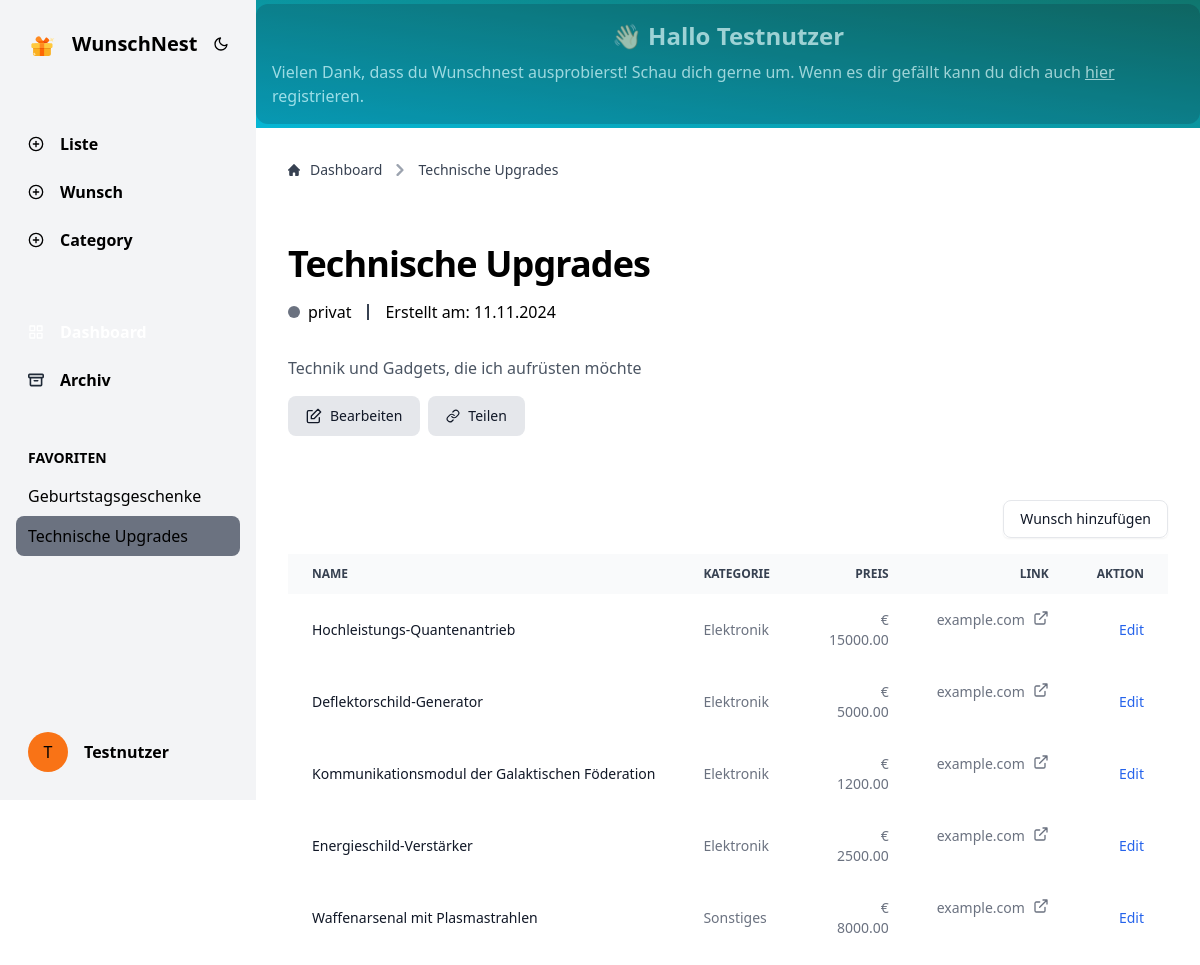
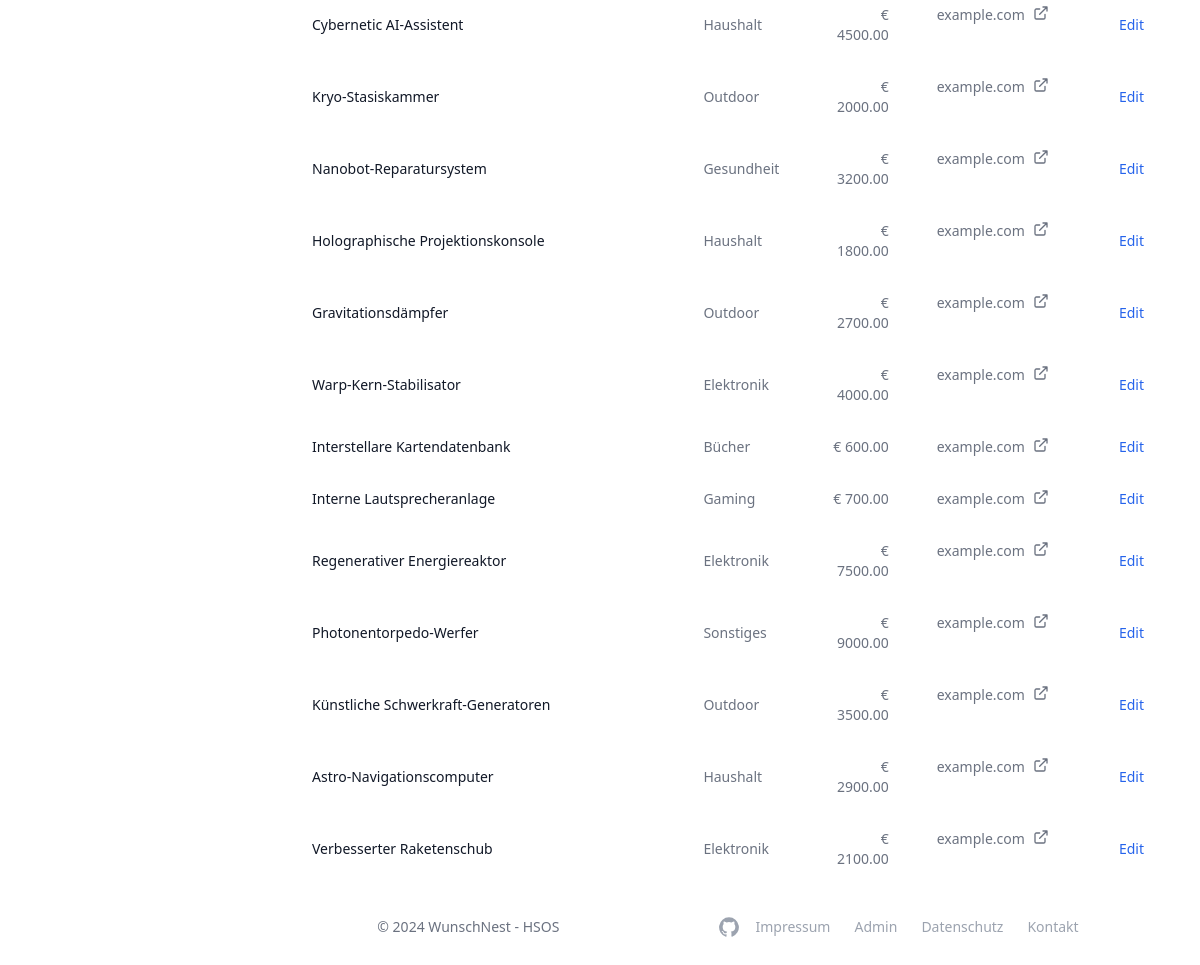
Screenshot of /index.php?page=wishlist&wishlist_id=3 with the database file from the repository (2 pictures, top to bottom).
### tables this page shows
CREATE TABLE IF NOT EXISTS wishlist (
     
    wishlist_id INT AUTO_INCREMENT PRIMARY KEY,
     
    user_id INT NOT NULL,
     
    name VARCHAR(255) NOT NULL,
     
    description TEXT,
     
    target_date DATE,
     
    is_favorite BOOLEAN DEFAULT FALSE,
     
    is_archived BOOLEAN DEFAULT FALSE,
     
    is_public BOOLEAN DEFAULT FALSE,
     
    share_token VARCHAR(64) DEFAULT NULL,
     
    created_at TIMESTAMP DEFAULT CURRENT_TIMESTAMP,
     
    FOREIGN KEY (user_id) REFERENCES users(user_id) ON DELETE CASCADE
);

CREATE TABLE IF NOT EXISTS wish (
     
    wish_id INT PRIMARY KEY AUTO_INCREMENT,
     
    wishlist_id INT NOT NULL,
     
    name VARCHAR(255) NOT NULL,
     
    price DECIMAL(10, 2) DEFAULT 0.00,
     
    category_id int,
     
    description TEXT,
     
    url VARCHAR(255),
     
    image_url VARCHAR(255),
     
    created_at TIMESTAMP DEFAULT CURRENT_TIMESTAMP,
     
    is_fulfilled BOOLEAN DEFAULT FALSE,
     
    fulfilled_at DATETIME DEFAULT NULL,
     
    fulfilled_by VARCHAR(255),
     
    FOREIGN KEY (wishlist_id) REFERENCES WISHLIST(wishlist_id) ON DELETE CASCADE,
     
    FOREIGN KEY (wishlist_id) REFERENCES WISHLIST(wishlist_id)
);

CREATE TABLE IF NOT EXISTS category (
     
    category_id INT PRIMARY KEY AUTO_INCREMENT,
     
    name VARCHAR(255) NOT NULL,
     
    user_id INT NOT NULL,
     
    FOREIGN KEY (user_id) REFERENCES USERS(user_id) ON DELETE CASCADE
);

### components/elements/wishlist-table-item.php (the view, shortened to what the rows shown need)
<?php
function wishlistTableItem($name, $category, $price, $link = null)
{
    $template = file_get_contents(BASE_PATH . '/components/templates/wishlist-table-item.html');
    if ($link == null) {
        $link = "";
    } else {
        $parsedUrl = parse_url($link);
        $host = $parsedUrl['host'] ?? '';
        $link = '<a class="hover:text-orange-500 flex gap-2" href="' . $link . '" target="_blank" class="text-blue-600 hover:underline dark:text-blue-500">' . $host . '<svg xmlns="http://www.w3.org/2000/svg" width="16" height="16" viewBox="0 0 24 24" fill="none" stroke="currentColor" stroke-width="2" stroke-linecap="round" stroke-linejoin="round"><g fill="none" fill-rule="evenodd"><path d="M18 14v5a2 2 0 0 1-2 2H5a2 2 0 0 1-2-2V8c0-1.1.9-2 2-2h5M15 3h6v6M10 14L20.2 3.8"/></g></svg></a>';
    }
    $html = str_replace('{{name}}', $name, $template);
    $html = str_replace('{{category}}', $category, $html);
    $html = str_replace('{{price}}', $price, $html);
    $html = str_replace('{{link}}', $link, $html);
    return $html;
}

### app/views/wishlist.php (shortened to what the rows shown need)
<?php
include_once BASE_PATH . '/app/config/database.php';
include_once BASE_PATH . '/app/controllers/WishlistController.php';
include_once BASE_PATH . '/app/controllers/UserController.php';
include_once BASE_PATH . '/app/controllers/CategoryController.php';
include_once BASE_PATH . '/app/controllers/WishController.php';
$pdo = getDatabaseConnection();
$wishlistController = new WishlistController($pdo);
$userController = new UserController($pdo);
$categoryController = new CategoryController($pdo);
$wishController = new WishController($pdo);
if (isset($_SESSION['username'])) {
    $user = $userController->getUserByUsername($_SESSION['username']);
    $user_id = $user['user_id'];
} else {
    $user_id = 1;
}
$wishlist = $wishlistController->getWishlist($_GET['wishlist_id']);
$favorites = $wishlistController->getFavoritesByUser($user_id);
include BASE_PATH . '/components/includes/basic-head.php';
?>
</head>
<body>
    <div class="flex dark:bg-gray-900 dark:text-white">
        <?php
        include BASE_PATH . '/components/includes/dashboard-sidebar.php';
        ?>
        <div class="w-full flex flex-col">
            <?php
            if (!isset($_SESSION['username'])) {
            ?>
                <div class="flex justify-center items-center h-32 bg-teal-700 bg-gradient-to-tr from-cyan-500">
                    <?php
                    include_once BASE_PATH . '/components/elements/test-user-info.php';
                    ?>
                </div>
            <?php
            }
            ?>
            <div class="mx-auto w-full max-w-screen-xl flex flex-col flex-grow p-8 pb-0">
                <?php
                include BASE_PATH . '/components/elements/dashboard-breadcrumb.php';
                echo dashboard_breadcrumb(false, $wishlist);
                ?>
                <div class="mb-16">
                    <h1 class="text-4xl font-bold tracking-tight mb-4"><?php echo $wishlist['name'] ?></h1>
                    <div class="flex gap-4 dark:text-gray-400 justify-start items-center">
                        <div class="flex items-center gap-1">
                            <span class="flex w-3 h-3 me-1 <?php echo $wishlist['is_public'] == 1 ? 'bg-green-500' : 'bg-gray-500' ?>  rounded-full"></span>
                            <?php echo $wishlist['is_public'] == 1 ? 'öffentlich' : 'privat' ?>
                        </div>
                        <div class="h-4 w-[2px] bg-gray-700"></div>
                        <div>
                            Erstellt am: <?php echo date_create($wishlist['created_at'])->format('d.m.Y') ?>
                        </div>
                    </div>
                    <p class="text-gray-600 dark:text-gray-200 mt-8">
                        <?php echo $wishlist['description'] ?>
                    </p>
                    <div class="mt-4 flex gap-2">
                        <button class=" flex-shrink-0 inline-flex items-center justify-center p-0.5 overflow-hidden text-sm font-medium text-gray-900 dark:text-gray-400 rounded-lg bg-gray-200 dark:bg-gray-800 dark:hover:bg-cyan-700 dark:active:bg-cyan-800  hover:text-white dark:hover:text-white">
                            <span class="relative px-4 py-2 inline-flex gap-2 items-center rounded-md">
                                Bearbeiten
                            </span>
                        </button>
                        <button id="share-list-button" data-wishlist-id="<?php echo $wishlist['wishlist_id'] ?>" data-share-link="<?php echo 'http://localhost/index.php?page=share&token=' . $wishlist['share_token'] ?>" class="flex-shrink-0 inline-flex items-center justify-center p-0.5 overflow-hidden text-sm font-medium text-gray-900 dark:text-gray-400 rounded-lg bg-gray-200 dark:bg-gray-800 hover:bg-gradient-to-br hover:from-orange-500 hover:to-red-600 hover:text-white dark:hover:text-white dark:active:from-red-600 dark:active:to-red-600">
                            <span class="relative px-4 py-2 inline-flex gap-2 items-center rounded-md">
                                <span id="share-info">
                                    <?php echo $wishlist['is_public'] == 1 ? 'Link Kopieren' : 'Teilen' ?>
                                </span>
                            </span>
                        </button>
                    </div>
                </div>
                <div class=" mb-4 flex justify-between align-middle items-center ">
                    <div class="inline-flex rounded-md items-center shadow-sm" role="group">
                        <a href="index.php?page=create&type=wish&wishlist_id=<?php echo $wishlist['wishlist_id'] ?>">
                            <button type="button" class="py-2 px-4 text-sm font-small text-gray-900 focus:outline-none bg-white rounded-lg border border-gray-200 hover:bg-gray-100 hover:text-blue-700 focus:z-10 focus:ring-4 focus:ring-gray-100 dark:focus:ring-gray-700 dark:bg-gray-800 dark:text-gray-400 dark:border-gray-700 dark:hover:text-white dark:hover:bg-green-700">Wunsch hinzufügen</button>
                        </a>
                    </div>
                </div>
                <div>
                    <table class="w-full text-left text-sm text-gray-500 dark:text-gray-400 rtl:text-right">
                        <thead class="bg-gray-50 text-xs uppercase text-gray-700 dark:bg-gray-700 dark:text-gray-400">
                            <tr>
                                <th scope="col" class="px-6 py-3">
                                    Name
                                </th>
                                <th scope="col" class="px-6 py-3">
                                    Kategorie
                                </th>
                                <th scope="col" class="px-6 py-3 text-right">
                                    Preis
                                </th>
                                <th scope="col" class="px-6 py-3 text-right">
                                    Link
                                </th>
                                <th scope="col" class="px-6 py-3 text-right">
                                    Aktion
                                </th>
                            </tr>
                        </thead>
                        <tbody>
                            <?php
                            $wishlistItems = $wishController->getWishesByWishlist($wishlist['wishlist_id']);
                            include BASE_PATH . '/components/elements/wishlist-table-item.php';
                            foreach ($wishlistItems as $row) {
                                $categoryName = $row['category_id'] ?? "";
                                if (!empty($categoryName)) {
                                    $category = $categoryController->getCategoryByID($categoryName);
                                    $categoryName = $category['name'];
                                }
                                $row['category'] = $categoryName;
                                echo wishlistTableItem($row['name'], $row['category'], $row['price'], $row['url']);
                            }
                            ?>
                        </tbody>
                    </table>
                </div>
                <div class="mt-auto">
                    <?php
                    include BASE_PATH . '/components/includes/footer.php';
                    ?>
                </div>
            </div>
        </div>
    </div>
</body>
</html>

### components/includes/dashboard-sidebar.php (shortened to what the rows shown need)
<?php
$active = 'bg-gray-500 dark:bg-gray-900 hover:shadow-md';
?>
<div class="sticky">
    <nav id="sidebar" class="select-none flex-start sticky top-0 flex h-screen w-64 flex-col justify-between gap-4 border-gray-200 bg-gray-100 px-4 py-4 dark:bg-gray-800 dark:text-white">
        <div class="active flex items-center gap-4 rounded-lg p-3">
            <a class="lottie-hover-target flex items-center gap-4" href="/">
                <div class="lottie-animation size-7">
                </div>
                <span class="self-center whitespace-nowrap text-xl font-semibold dark:text-white">WunschNest</span>
            </a>
            <div id="dark-toggle" class="h-8 w-8 flex items-center justify-center cursor-pointer rounded-full dark:hover:bg-gray-700 hover:bg-gray-100">
            </div>
        </div>
        <div class="flex flex-grow flex-col gap-12 pt-8">
            <ul id="actions">
                <li>
                    <a href="/index.php?page=create&type=list" class="active flex cursor-pointer items-center gap-4 rounded-lg p-3 hover:shadow-md hover:outline-orange-400 dark:hover:bg-orange-700">
                        <span>
                            <svg xmlns="http://www.w3.org/2000/svg" width="16" height="16" viewBox="0 0 24 24" fill="none" stroke="currentColor" stroke-width="2" stroke-linecap="round" stroke-linejoin="round">
                                <circle cx="12" cy="12" r="10"></circle>
                                <line x1="12" y1="8" x2="12" y2="16"></line>
                                <line x1="8" y1="12" x2="16" y2="12"></line>
                            </svg>
                        </span>
                        <h2 class="text-md font-semibold">Liste</h2>
                    </a>
                </li>
                <li>
                    <a href="/index.php?page=create&type=wish" class="active flex cursor-pointer items-center gap-4 rounded-lg p-3 hover:shadow-md hover:outline-orange-400 dark:hover:bg-orange-700">
                        <span>
                            <svg xmlns="http://www.w3.org/2000/svg" width="16" height="16" viewBox="0 0 24 24" fill="none" stroke="currentColor" stroke-width="2" stroke-linecap="round" stroke-linejoin="round">
                                <circle cx="12" cy="12" r="10"></circle>
                                <line x1="12" y1="8" x2="12" y2="16"></line>
                                <line x1="8" y1="12" x2="16" y2="12"></line>
                            </svg>
                        </span>
                        <h2 class="text-md font-semibold">Wunsch</h2>
                    </a>
                </li>
                <li>
                    <a href="/index.php?page=create&type=category" class="active flex cursor-pointer items-center gap-4 rounded-lg p-3 hover:shadow-md hover:outline-orange-400 dark:hover:bg-orange-700">
                        <span>
                            <svg xmlns="http://www.w3.org/2000/svg" width="16" height="16" viewBox="0 0 24 24" fill="none" stroke="currentColor" stroke-width="2" stroke-linecap="round" stroke-linejoin="round">
                                <circle cx="12" cy="12" r="10"></circle>
                                <line x1="12" y1="8" x2="12" y2="16"></line>
                                <line x1="8" y1="12" x2="16" y2="12"></line>
                            </svg>
                        </span>
                        <h2 class="text-md font-semibold">Category</h2>
                    </a>
                </li>
            </ul>
            <ul class="flex flex-col gap-2">
                <li>
                    <a href="<?php echo ($_GET['page'] == 'dashboard') ? '#' : '/index.php?page=dashboard' ?>" class="<?php echo ($_GET['page'] == 'dashboard') ? $active : '' ?> flex items-center gap-4 rounded-lg hover:bg-gray-200 dark:hover:bg-gray-700 p-3 py-2 text-white">
                        <span>
                        </span>
                        <h2 class="text-md font-semibold">Dashboard</h2>
                    </a>
                </li>
                <li>
                    <a href="/index.php?page=archive" class="flex items-center gap-4 rounded-lg p-3 py-2 hover:bg-gray-200 dark:hover:bg-gray-700">
                        <span>
                        </span>
                        <h2 class="text-md font-semibold">Archiv</h2>
                    </a>
                </li>
            </ul>
            <div>
                <h3 class="ml-3 pb-2 text-sm font-semibold uppercase dark:text-gray-500">Favoriten</h3>
                <ul>
                    <?php
                    foreach ($favorites as $favorite) {
                        $currentPage = false;
                        if (isset($_GET['page']) && $_GET['page'] == 'wishlist' && isset($_GET['wishlist_id']) && $_GET['wishlist_id'] == $favorite['wishlist_id']) {
                            $currentPage = true;
                        }
                    ?>
                        <li>
                            <a href="/index.php?page=wishlist&wishlist_id=<?php echo $favorite['wishlist_id'] ?>">
                                <div class="<?php echo $currentPage ? $active : '' ?> flex items-center gap-4 rounded-lg p-3 py-2 hover:bg-gray-200 dark:hover:bg-gray-700">
                                    <h2 class="text-md"><?php echo $favorite['name'] ?></h2>
                                </div>
                            </a>
                        </li>
                    <?php
                    }
                    ?>
                </ul>
            </div>
        </div>
        <div>
            <div class="flex items-center gap-4 p-3">
                <div class="size-10 inline-flex items-center justify-center overflow-hidden rounded-full bg-orange-500">
                    <?php
                    $name = isset($_SESSION['name']) ? $_SESSION['name'] : "Testnutzer";
                    $kuerzel = explode(" ", $name);
                    $kuerzel = array_slice($kuerzel, 0, 2);
                    $kuerzel = implode("", array_map(fn($value) => mb_substr($value, 0, 1), $kuerzel));
                    echo $kuerzel;
                    ?>
                </div>
                <span class="text-md font-semibold"><?php echo $name; ?></span>
            </div>
        </div>
    </nav>
</div>

### rows the page displays
wishlist: name "Geburtstagsgeschenke"
wishlist: name "Technische Upgrades", dashboard_breadcrumb(false, $wishlist) "Dashboard Technische Upgrades", created_at "11.11.2024", description "Technik und Gadgets, die ich aufrüsten möchte"
wish: name+price+url "Hochleistungs-Quantenantrieb Elektronik € 15000.00 Edit", url "example.com"
wish: name+price+url "Deflektorschild-Generator Elektronik € 5000.00 Edit", url "example.com"
wish: name+price+url "Kommunikationsmodul der Galaktischen Föderation Elektronik € 1200.00 Edit", url "example.com"
wish: name+price+url "Energieschild-Verstärker Elektronik € 2500.00 Edit", url "example.com"
wish: name+price+url "Waffenarsenal mit Plasmastrahlen Sonstiges € 8000.00 Edit", url "example.com"
wish: name+price+url "Cybernetic AI-Assistent Haushalt € 4500.00 Edit", url "example.com"
wish: name+price+url "Kryo-Stasiskammer Outdoor € 2000.00 Edit", url "example.com"
wish: name+price+url "Nanobot-Reparatursystem Gesundheit € 3200.00 Edit", url "example.com"
wish: name+price+url "Holographische Projektionskonsole Haushalt € 1800.00 Edit", url "example.com"
wish: name+price+url "Gravitationsdämpfer Outdoor € 2700.00 Edit", url "example.com"
wish: name+price+url "Warp-Kern-Stabilisator Elektronik € 4000.00 Edit", url "example.com"
wish: name+price+url "Interstellare Kartendatenbank Bücher € 600.00 Edit", url "example.com"
wish: name+price+url "Interne Lautsprecheranlage Gaming € 700.00 Edit", url "example.com"
wish: name+price+url "Regenerativer Energiereaktor Elektronik € 7500.00 Edit", url "example.com"
wish: name+price+url "Photonentorpedo-Werfer Sonstiges € 9000.00 Edit", url "example.com"
wish: name+price+url "Künstliche Schwerkraft-Generatoren Outdoor € 3500.00 Edit", url "example.com"
wish: name+price+url "Astro-Navigationscomputer Haushalt € 2900.00 Edit", url "example.com"
wish: name+price+url "Verbesserter Raketenschub Elektronik € 2100.00 Edit", url "example.com"

### other values shown
$kuerzel "T"
$name "Testnutzer"
